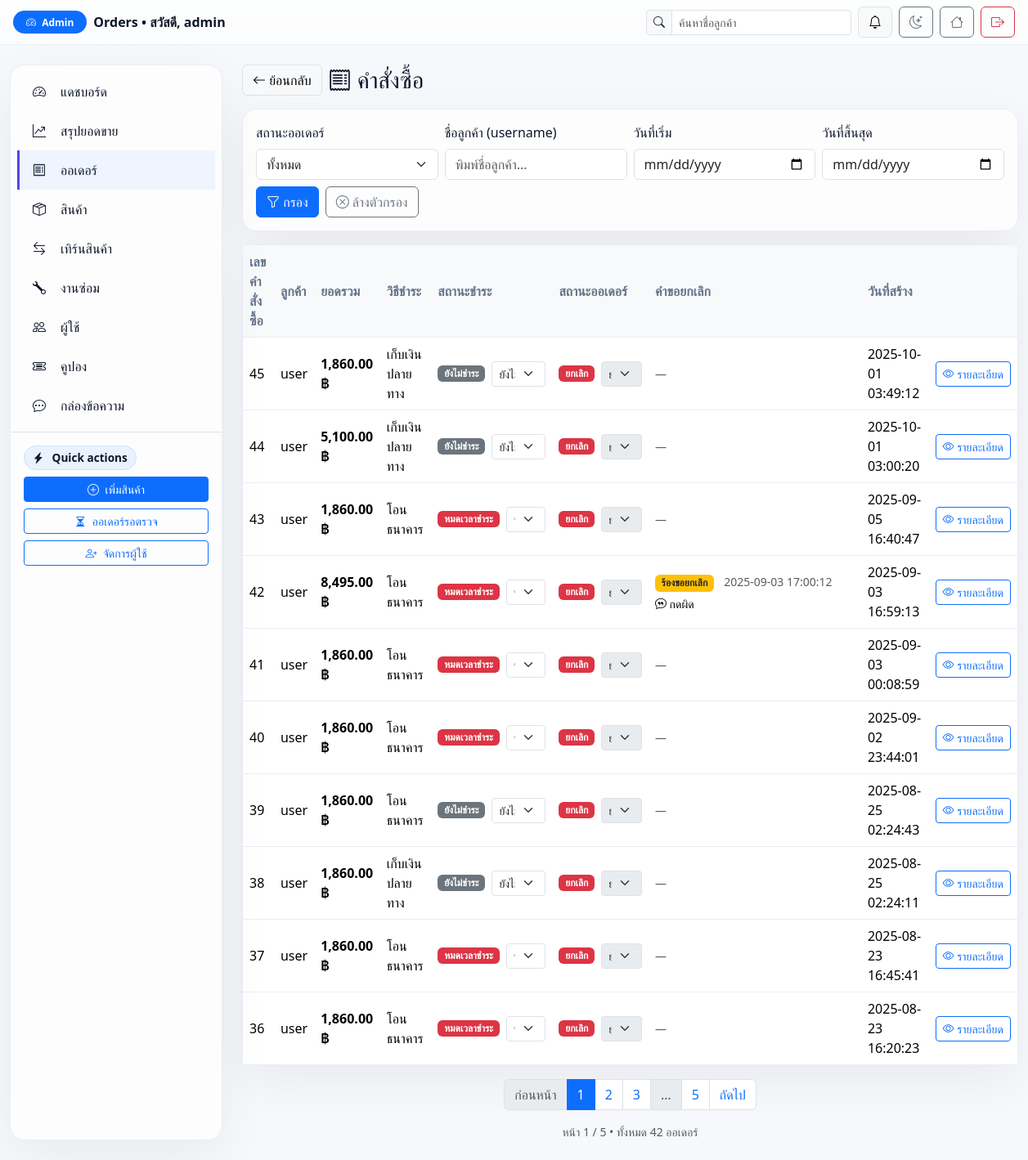
Page /Home/admin/orders.php (signed in) on the earlier database version.
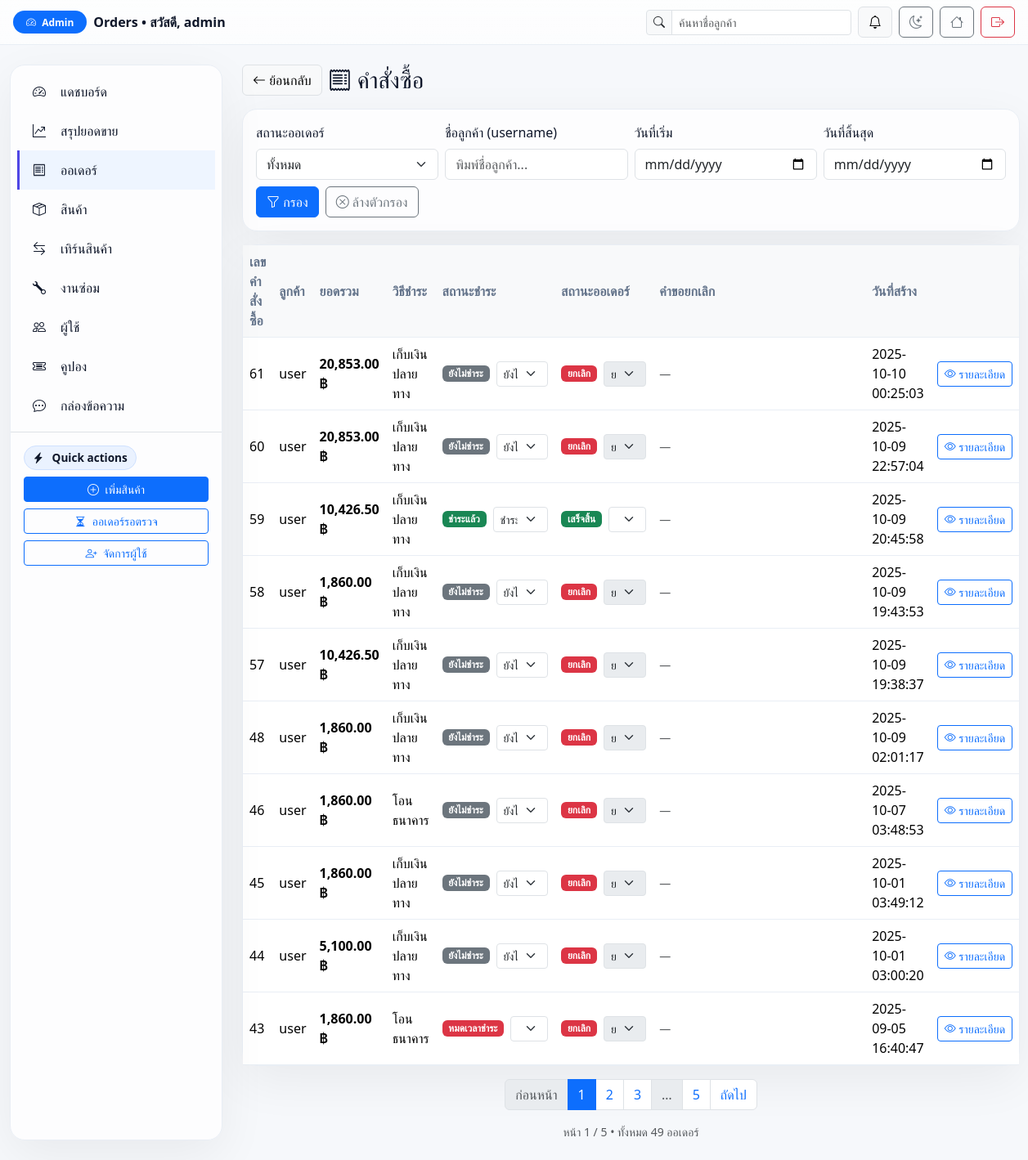
Same page on the later database version.
### tables this page shows
CREATE TABLE `orders` (
  `id` bigint(20) UNSIGNED NOT NULL,
  `user_id` bigint(20) UNSIGNED NOT NULL,
  `total_price` decimal(10,2) NOT NULL DEFAULT 0.00,
  `status` enum('pending','processing','shipped','delivered','completed','cancel_requested','cancelled') NOT NULL DEFAULT 'pending',
  `payment_status` enum('unpaid','pending','paid','refunded','expired') NOT NULL DEFAULT 'unpaid',
  `stock_deducted` tinyint(1) NOT NULL DEFAULT 0,
  `shipping_name` varchar(150) DEFAULT NULL,
  `shipping_phone` varchar(30) DEFAULT NULL,
  `shipping_address` text DEFAULT NULL,
  `created_at` timestamp NOT NULL DEFAULT current_timestamp(),
  `expires_at` datetime DEFAULT NULL,
  `updated_at` timestamp NULL DEFAULT NULL ON UPDATE current_timestamp(),
  `payment_method` enum('cod','bank') DEFAULT 'cod',
  `slip_image` varchar(255) DEFAULT NULL,
  `cancel_reason` text DEFAULT NULL,
  `cancel_requested_at` timestamp NULL DEFAULT NULL
);

CREATE TABLE `users` (
  `id` bigint(20) UNSIGNED NOT NULL,
  `username` varchar(100) NOT NULL,
  `email` varchar(255) NOT NULL,
  `google_id` varchar(64) DEFAULT NULL,
  `provider` enum('local','google') NOT NULL DEFAULT 'local',
  `password_hash` varchar(255) DEFAULT NULL,
  `role` enum('user','admin') DEFAULT 'user',
  `phone` varchar(30) DEFAULT NULL,
  `address` text DEFAULT NULL,
  `profile_pic` varchar(255) DEFAULT NULL,
  `is_active` tinyint(1) NOT NULL DEFAULT 1,
  `created_at` timestamp NOT NULL DEFAULT current_timestamp(),
  `updated_at` timestamp NULL DEFAULT NULL ON UPDATE current_timestamp(),
  `full_name` varchar(150) DEFAULT NULL,
  `avatar` varchar(255) DEFAULT NULL,
  `address_line1` varchar(255) DEFAULT NULL,
  `address_line2` varchar(255) DEFAULT NULL,
  `district` varchar(120) DEFAULT NULL,
  `province` varchar(120) DEFAULT NULL,
  `postcode` varchar(12) DEFAULT NULL
);

### Home/admin/orders.php (the view, shortened to what the changed rows need)
<?php
require __DIR__ . '/../includes/db.php';
function h($s){ return htmlspecialchars($s ?? '', ENT_QUOTES, 'UTF-8'); }
function baht($n){ return number_format((float)$n,2); }
function has_col(mysqli $c, string $t, string $col): bool {
  $t = preg_replace('/[^a-zA-Z0-9_]/','',$t);
  $col = preg_replace('/[^a-zA-Z0-9_]/','',$col);
  $q = $c->query("SHOW COLUMNS FROM `$t` LIKE '$col'");
  return $q && $q->num_rows>0;
}
$PAY_THAI = [
  'unpaid'   => 'ยังไม่ชำระ',
  'pending'  => 'รอตรวจสอบ',
  'paid'     => 'ชำระแล้ว',
  'refunded' => 'คืนเงินแล้ว',
  'expired'  => 'หมดเวลาชำระ',
];
$PAY_BADGE = [
  'unpaid'   => 'secondary',
  'pending'  => 'warning text-dark',
  'paid'     => 'success',
  'refunded' => 'info text-dark',
  'expired'  => 'danger',
];
$ORDER_THAI = [
  'pending'          => 'ใหม่/กำลังตรวจสอบ',
  'processing'       => 'กำลังเตรียม/แพ็ค',
  'shipped'          => 'ส่งออกจากคลัง',
  'delivered'        => 'ถึงปลายทาง',
  'completed'        => 'เสร็จสิ้น',
  'cancel_requested' => 'รอยืนยันยกเลิก',
  'cancelled'        => 'ยกเลิก',
];
$ORDER_BADGE = [
  'pending'          => 'info text-dark',
  'processing'       => 'primary',
  'shipped'          => 'primary',
  'delivered'        => 'success',
  'completed'        => 'success',
  'cancel_requested' => 'warning text-dark',
  'cancelled'        => 'danger',
];
$per_page = 10;
$page     = max(1, (int)($_GET['page'] ?? 1));
$offset   = ($page - 1) * $per_page;
$count_sql = "
  SELECT COUNT(DISTINCT o.id) AS c
  FROM orders o
  LEFT JOIN users u ON u.id=o.user_id
  WHERE 1=1
";
$stc = $conn->prepare($count_sql);
$stc->execute();
$total_rows = (int)($stc->get_result()->fetch_assoc()['c'] ?? 0);
$total_pages = max(1, (int)ceil($total_rows / $per_page));
$hasTotalCol = has_col($conn,'orders','total_price');
$hasDiscCol  = has_col($conn,'orders','discount_total');
$selectDiscount = $hasDiscCol ? "COALESCE(o.discount_total,0)" : "0";
$selectPayable  = $hasTotalCol
  ? "COALESCE(o.total_price, 0)"
  : "(COALESCE(SUM(oi.quantity * oi.unit_price),0) - {$selectDiscount})";
$sql = "
  SELECT
    o.id, o.user_id, o.status, o.payment_method, o.payment_status, o.created_at,
    o.cancel_reason, o.cancel_requested_at, o.slip_image, o.expires_at,
    u.username,
    COALESCE(SUM(oi.quantity*oi.unit_price),0) AS total_amount,
    {$selectDiscount} AS discount_total,
    {$selectPayable}  AS payable_total,
    GREATEST(0,
      TIMESTAMPDIFF(SECOND, NOW(),
        COALESCE(o.expires_at, DATE_ADD(o.created_at, INTERVAL 15 MINUTE))
      )
    ) AS remaining_sec
  FROM orders o
  LEFT JOIN users u ON u.id=o.user_id
  LEFT JOIN order_items oi ON oi.order_id=o.id
  WHERE 1=1
";
$params=[]; $types="";
$sql .= " GROUP BY o.id ORDER BY o.created_at DESC LIMIT ? OFFSET ? ";
$params[] = $per_page; $types .= "i";
$params[] = $offset;   $types .= "i";
$stmt = $conn->prepare($sql);
if ($params) { $stmt->bind_param($types, ...$params); }
$stmt->execute();
$orders = $stmt->get_result()->fetch_all(MYSQLI_ASSOC);
function page_link($p){
  $qs = $_GET; $qs['page']=$p;
  return 'orders.php?'.http_build_query($qs);
}
?>
<!doctype html>
<html lang="th" data-theme="light">
<head>
  <link href="https://cdn.jsdelivr.net/npm/bootstrap@5.3.2/dist/css/bootstrap.min.css" rel="stylesheet">
  <link href="https://cdn.jsdelivr.net/npm/bootstrap-icons/font/bootstrap-icons.css" rel="stylesheet">
  <link rel="stylesheet" href="">
</head>
<body>
<div class="container-fluid my-4 app">
  <main class="d-flex flex-column gap-3">
    <div class="glass">
      <div class="table-responsive">
        <table class="table table-hover align-middle mb-0">
          <thead class="table-light">
            <tr>
              <th>เลขคำสั่งซื้อ</th>
              <th>ลูกค้า</th>
              <th>ยอดรวม</th>
              <th>วิธีชำระ</th>
              <th>สถานะชำระ</th>
              <th>สถานะออเดอร์</th>
              <th style="min-width:260px">คำขอยกเลิก</th>
              <th>วันที่สร้าง</th>
              <th></th>
            </tr>
          </thead>
          <tbody>
          <?php if(empty($orders)): ?>
            <tr><td colspan="9" class="text-center text-muted">ไม่มีออเดอร์</td></tr>
          <?php else: foreach($orders as $o):
            $isBank  = ($o['payment_method'] === 'bank');
            $noSlip  = empty($o['slip_image']);
            $expired_now = ((int)($o['remaining_sec'] ?? 0) === 0);
            $expired_by_rule = (
              $o['payment_status'] === 'expired'
              || ($isBank && $noSlip && in_array($o['payment_status'], ['unpaid','pending'], true) && $expired_now)
            );
            $effective_status = $expired_by_rule ? 'cancelled' : ($o['status'] ?: 'pending');
            $payBadge = $PAY_BADGE[$o['payment_status']] ?? 'secondary';
            $ordBadge = $ORDER_BADGE[$effective_status] ?? 'secondary';
          ?>
            <tr id="row-<?= (int)$o['id'] ?>">
              <td><?= (int)$o['id'] ?></td>
              <td><?= h($o['username'] ?? ('UID '.$o['user_id'])) ?></td>
              <?php
                $subtotal = (float)$o['total_amount'];
                $discount = (float)($o['discount_total'] ?? 0);
                $payable  = (float)($o['payable_total'] ?? ($subtotal - $discount));
                ?>
                <td>
                  <div class="fw-semibold"><?= baht($payable) ?> ฿</div>
                </td>
              <td><?= $o['payment_method']==='bank' ? 'โอนธนาคาร' : 'เก็บเงินปลายทาง' ?></td>
              <td>
                <div class="d-flex align-items-center gap-2">
                  <span class="badge bg-<?= $payBadge ?>"><?= h($PAY_THAI[$o['payment_status']] ?? $o['payment_status']) ?></span>
                  <form action="order_update.php" method="post" class="d-inline">
                    <select name="value" class="form-select form-select-sm" onchange="this.form.submit()">
                      <?php foreach (['unpaid','pending','paid','refunded','expired'] as $val): ?>
                        <option value="<?= $val ?>" <?= $o['payment_status']===$val?'selected':'' ?>><?= h($PAY_THAI[$val]) ?></option>
                      <?php endforeach; ?>
                    </select>
                  </form>
                </div>
              </td>
              <td>
                <div class="d-flex align-items-center gap-2">
                  <span class="badge bg-<?= $ordBadge ?>"><?= h($ORDER_THAI[$effective_status] ?? $effective_status) ?></span>
                  <form action="order_update.php" method="post" class="d-inline">
                    <select name="value" class="form-select form-select-sm" onchange="this.form.submit()" <?= $effective_status==='cancelled'?'disabled':'' ?>>
                      <?php foreach (['pending','processing','shipped','delivered','completed','cancel_requested','cancelled'] as $val): ?>
                        <option value="<?= $val ?>" <?= $effective_status===$val?'selected':'' ?>><?= h($ORDER_THAI[$val]) ?></option>
                      <?php endforeach; ?>
                    </select>
                  </form>
                </div>
              </td>
              <td>
                <?php if (!empty($o['cancel_requested_at'])): ?>
                  <div>
                    <span class="badge bg-warning text-dark">ร้องขอยกเลิก</span>
                    <span class="text-muted small ms-2"><?= h($o['cancel_requested_at']) ?></span>
                  </div>
                  <?php if (!empty($o['cancel_reason'])): ?>
                    <div class="small ellipsis-2 mt-1"><i class="bi bi-chat-quote"></i> <?= h($o['cancel_reason']) ?></div>
                  <?php endif; ?>
                <?php else: ?>
                  <span class="text-muted small">—</span>
                <?php endif; ?>
              </td>
              <td><?= h($o['created_at']) ?></td>
              <td class="text-nowrap">
                <a href="order_detail.php?id=<?= (int)$o['id'] ?>" class="btn btn-sm btn-outline-primary">
                  <i class="bi bi-eye"></i> รายละเอียด
                </a>
              </td>
            </tr>
          <?php endforeach; endif; ?>
          </tbody>
        </table>
      </div>
    </div>
    <?php if($total_pages>1): ?>
      <nav>
        <ul class="pagination justify-content-center flex-wrap">
          <li class="page-item <?= $page<=1?'disabled':'' ?>">
            <a class="page-link" href="<?= $page<=1?'#':h(page_link($page-1)) ?>">ก่อนหน้า</a>
          </li>
          <?php
            $window = 2;
            $start_p = max(1, $page-$window);
            $end_p   = min($total_pages, $page+$window);
            for($p=$start_p; $p<=$end_p; $p++){
              echo '<li class="page-item '.($p==$page?'active':'').'"><a class="page-link" href="'.h(page_link($p)).'">'.$p.'</a></li>';
            }
            if ($end_p < $total_pages){
              if ($end_p < $total_pages-1) echo '<li class="page-item disabled"><span class="page-link">…</span></li>';
              echo '<li class="page-item"><a class="page-link" href="'.h(page_link($total_pages)).'">'.$total_pages.'</a></li>';
            }
          ?>
          <li class="page-item <?= $page>=$total_pages?'disabled':'' ?>">
            <a class="page-link" href="<?= $page>=$total_pages?'#':h(page_link($page+1)) ?>">ถัดไป</a>
          </li>
        </ul>
        <div class="text-center text-muted small">หน้า <?=$page?> / <?=$total_pages?> • ทั้งหมด <?=$total_rows?> ออเดอร์</div>
      </nav>
    <?php endif; ?>
  </main>
</div>
</body>
</html>

Differences in the rows shown:
no longer on this page (row unchanged): orders: id "42", user.username "user", payable "8,495.00", payment_method "โอนธนาคาร", payment_status "หมดเวลาชำระ", value "หมดเวลาชำระ", payment_status "ยกเลิก", value "ยกเลิก", cancel_requested_at "2025-09-03 17:00:12", cancel_reason "กดผิด", created_at "2025-09-03 16:59:13"
no longer on this page (row unchanged): orders: id "41", user.username "user", payable "1,860.00", payment_method "โอนธนาคาร", payment_status "หมดเวลาชำระ", value "หมดเวลาชำระ", payment_status "ยกเลิก", value "ยกเลิก", created_at "2025-09-03 00:08:59"
no longer on this page (row unchanged): orders: id "40", user.username "user", payable "1,860.00", payment_method "โอนธนาคาร", payment_status "หมดเวลาชำระ", value "หมดเวลาชำระ", payment_status "ยกเลิก", value "ยกเลิก", created_at "2025-09-02 23:44:01"
no longer on this page (row unchanged): orders: id "39", user.username "user", payable "1,860.00", shows "โอนธนาคาร", payment_status "ยังไม่ชำระ", value "ยังไม่ชำระ", effective_status "ยกเลิก", value "ยกเลิก", created_at "2025-08-25 02:24:43"
no longer on this page (row unchanged): orders: id "38", user.username "user", payable "1,860.00", shows "เก็บเงินปลายทาง", payment_status "ยังไม่ชำระ", value "ยังไม่ชำระ", payment_status+payment_method+status "ยกเลิก", value "ยกเลิก", created_at "2025-08-25 02:24:11"
no longer on this page (row unchanged): orders: id "37", user.username "user", payable "1,860.00", payment_method "โอนธนาคาร", payment_status "หมดเวลาชำระ", value "หมดเวลาชำระ", payment_status "ยกเลิก", value "ยกเลิก", created_at "2025-08-23 16:45:41"
no longer on this page (row unchanged): orders: id "36", user.username "user", payable "1,860.00", payment_method "โอนธนาคาร", payment_status "หมดเวลาชำระ", value "หมดเวลาชำระ", payment_status "ยกเลิก", value "ยกเลิก", created_at "2025-08-23 16:20:23"
added orders: id "61", user.username "user", payable "20,853.00", shows "เก็บเงินปลายทาง", payment_status "ยังไม่ชำระ", value "ยังไม่ชำระ", payment_status+payment_method+status "ยกเลิก", value "ยกเลิก", created_at "2025-10-10 00:25:03"
added orders: id "60", user.username "user", payable "20,853.00", shows "เก็บเงินปลายทาง", payment_status "ยังไม่ชำระ", value "ยังไม่ชำระ", payment_status+payment_method+status "ยกเลิก", value "ยกเลิก", created_at "2025-10-09 22:57:04"
added orders: id "59", user.username "user", payable "10,426.50", shows "เก็บเงินปลายทาง", payment_status "ชำระแล้ว", value "ชำระแล้ว", payment_status+payment_method+status "เสร็จสิ้น", value "เสร็จสิ้น", created_at "2025-10-09 20:45:58"
added orders: id "58", user.username "user", payable "1,860.00", shows "เก็บเงินปลายทาง", payment_status "ยังไม่ชำระ", value "ยังไม่ชำระ", payment_status+payment_method+status "ยกเลิก", value "ยกเลิก", created_at "2025-10-09 19:43:53"
added orders: id "57", user.username "user", payable "10,426.50", shows "เก็บเงินปลายทาง", payment_status "ยังไม่ชำระ", value "ยังไม่ชำระ", payment_status+payment_method+status "ยกเลิก", value "ยกเลิก", created_at "2025-10-09 19:38:37"
added orders: id "48", user.username "user", payable "1,860.00", shows "เก็บเงินปลายทาง", payment_status "ยังไม่ชำระ", value "ยังไม่ชำระ", payment_status+payment_method+status "ยกเลิก", value "ยกเลิก", created_at "2025-10-09 02:01:17"
added orders: id "46", user.username "user", payable "1,860.00", shows "โอนธนาคาร", payment_status "ยังไม่ชำระ", value "ยังไม่ชำระ", effective_status "ยกเลิก", value "ยกเลิก", created_at "2025-10-07 03:48:53"
Other differences:
$total_rows: "42" → "49"
